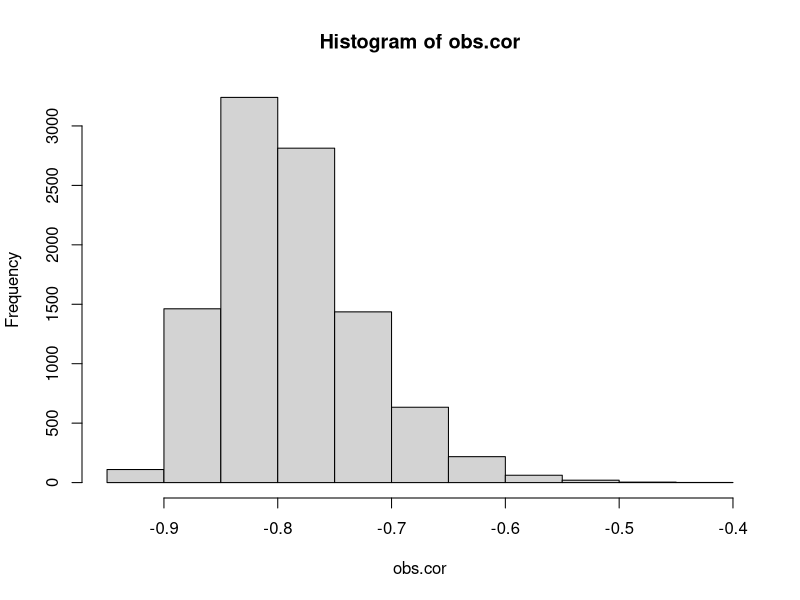
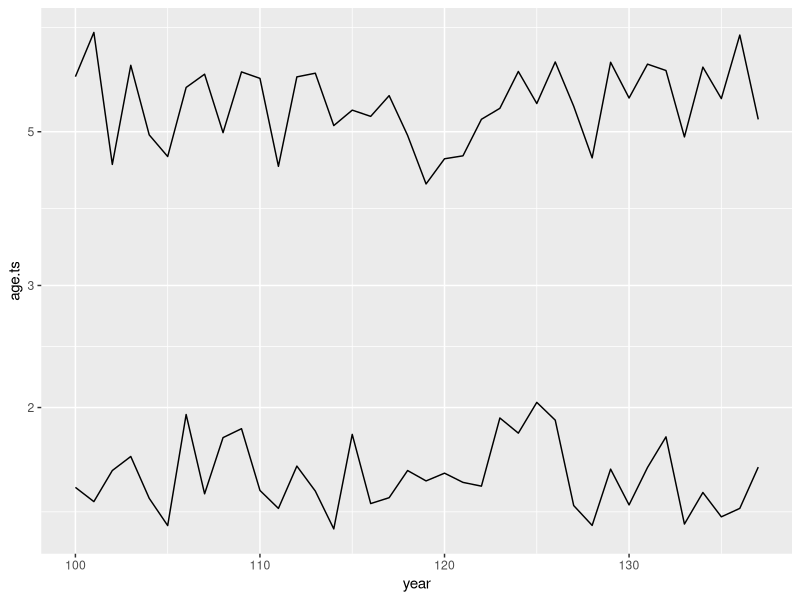

R code for these plots, in order:
# Generating the F (fishing mortality) and M (age) time-series used in the following publication : 
#Charbonneau, J. A., Keith, D. M., MacNeil, M.A., and Hutchings, J. A. 2022. Effects of fishing mortality on the age structure of marine fishes. Submitted to Canadian Journal of Fisheries and Aquatic Sciences.

# General information  ----

#1: Fishing mortality - Specify the mean and variance of this process
## mn: The mean exploitation rate in the fishery (on instantaneous scale)
## var: The variance

# Next your age time series

#2: Age - Specify the mean and variance of this process
## mn: The mean age of the populations
## var: The variance 

#3: ARIMA - Specify parameters 
## proc: 'arima' runs full 'arima' model with p/d/q as specified.  'normal' is arima with p=q=d=0. 'rand_walk" is arima with p =1 , q=d=0
## p: ARIMA ar() term
## d: ARIMA degree of differencing term
## q: ARIMA moving average term
## cor: The correlation coefficient between fm and age time series -1 <= cor <= 1
## lag: The lag between the fm and age time series, negative indicates that fm leads age, positive is age leading fm.

#4: ts  Specify Time series length 
## years: Number of years in the ARIMA time series that you will be sampled (default = 1000)
## start.year: The first year from the  ARIMA time series to sample from (avoid going too close to the start)
## final.ts.len:  Length of final time series.
# Simulation function  ----

### 1. Generating fm and mn series.
sim.fun <- function(fm = list(mn = 0.5,var=0.1),
                    age = list(mn =2,var=0.1),
                    arima = list(proc = 'arima',p=0,d=1,q=0,cor = -0.5,lag = -2),
                    ts = list(years=1000,start.year =200, final.ts.len = 20))
  
{

require("mvtnorm")
  # Covariance structure for the 'error' (log scale)
  # Get the correlation matrix   
  corr.mat <- matrix(c(1,arima$cor,arima$cor,1),nrow = 2)
  # And convert to a covariance matrix.
  cov.mat <- corr.mat * sqrt(fm$var) * sqrt(age$var)
  n <- ts$years
  # This gets us two correlated 'error' time series
  eps <- mvtnorm::rmvnorm(n = n, mean = log(c(fm$mn,age$mn)), sigma = cov.mat)
  
### 2. Specifing parameters 
  if(arima$proc == 'normal') 
  {
    fm.ts <- arima.sim(model =list(0,0,0),n = n, innov = eps[,1])
    age.ts <- arima.sim(n = n, model = list(0,0,0), innov = eps[,2])  
  }
  # If you wanted it to be an ARIMA model with specfied p/q/d terms
  if(arima$proc == 'arima')  
  {
    fm.ts <- arima.sim(model =list(arima$p,arima$d,arima$q),n = n, innov = eps[,1])
    age.ts <- arima.sim(n = n, model = list(arima$p,arima$d,arima$q), innov = eps[,2]) 
  }
  # If you wanted it to be a random walk model (p=1)
  if(arima$proc == 'rand_walk')
  {
    fm.ts <- arima.sim(model =list(1,0,0),n = n, innov = eps[,1])
    age.ts <- arima.sim(n = n, model = list(1,0,0), innov = eps[,2]) 
  }
  
### 3. Save the time series (f input, age output) - (LL, fishing scenraio)
dat <- data.frame(year = ts$start.year:(ts$start.year+ts$final.ts.len-1),
                    fm.ts = exp(fm.ts[ts$start.year:(ts$start.year+ts$final.ts.len-1)]),
                    age.ts = exp(age.ts[(ts$start.year-arima$lag):(ts$start.year+ts$final.ts.len-1-arima$lag)]))
  return(dat)
} 

# Example with mod 1  ----

fm.mn<-1.56
age.mn<-5.57
p<-0
d<-1
q<-0
proc<-"arima"
sim.years <- 200 
syear <- 100 
ts.len <- 38 # chg for last 4 sim
n.sims <- 10000 
obs.cor <- NA
dat <- NULL

fm.var <- 0.01
age.var <- 0.03
lag <- -4
cor <- -0.9

for(i in 1:n.sims) 
{
  # Run the simulations
  dat[[i]] <- sim.fun(fm = list(mn = fm.mn,var=fm.var),
                      age = list(mn = age.mn,var=age.var),
                      arima= list(proc = proc,p=p,d=d,q=q,cor =cor,lag = lag),
                      ts = list(years=sim.years,start.year =syear, final.ts.len = ts.len))
  tmp <- ccf(dat[[i]]$age.ts,dat[[i]]$fm.ts,plot=F)
  obs.cor[i] <- tmp$acf[tmp$lag == lag]
}
# Checking results : obs.cor should be the cor you specified with some uncertainty  
hist(obs.cor)
mean(obs.cor)
require(ggplot2)
ggplot(dat[[1]]) + geom_line(aes(x=year,y = age.ts)) + geom_line(aes(x=year,y=fm.ts)) + scale_y_log10()


